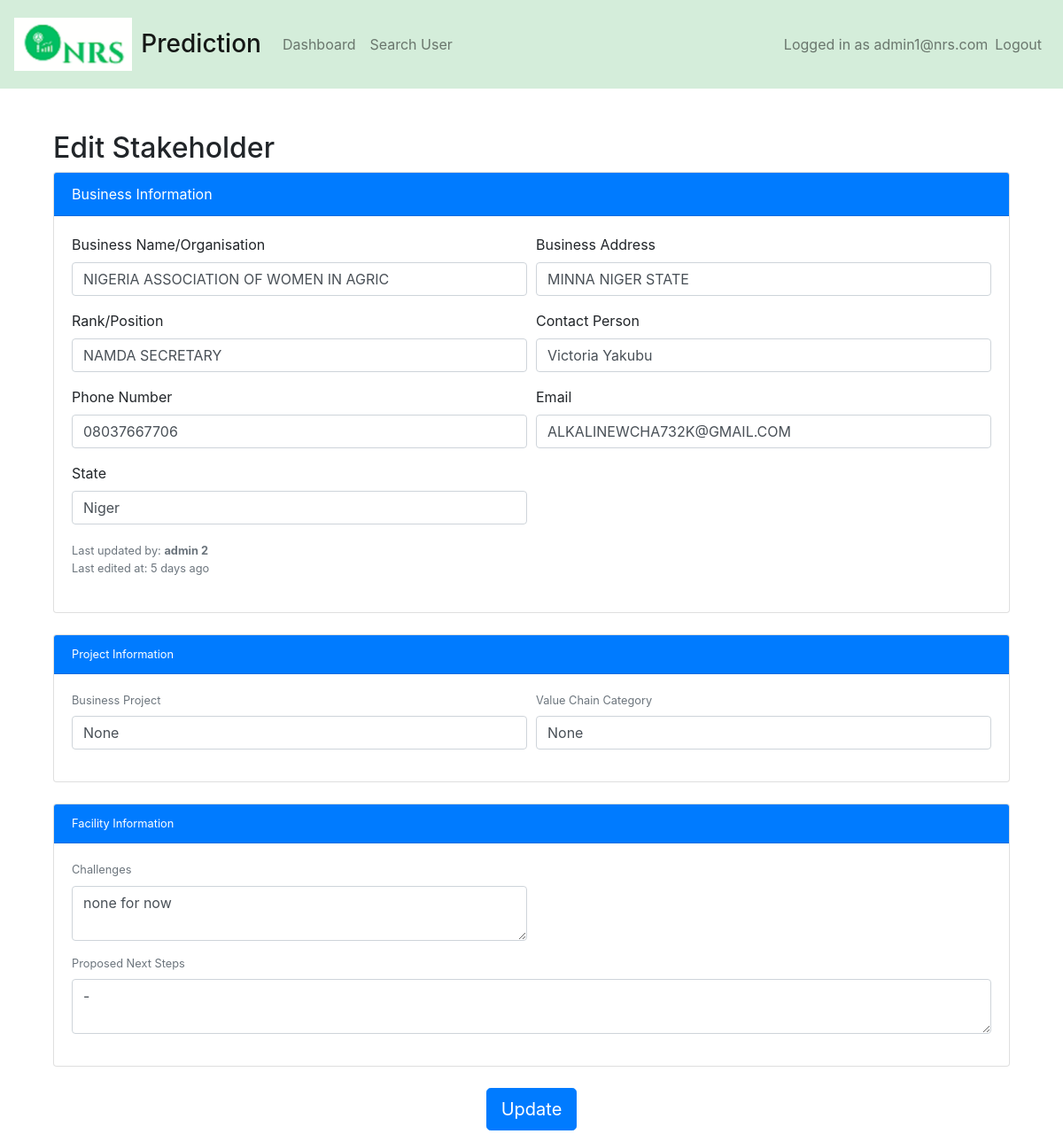
Screenshot of /edit_user/2 (signed in) with the database file from the repository.
### app.py (models this page shows)
class Admin(db.Model):
    id = db.Column(db.Integer, primary_key=True)
    email = db.Column(db.String(100), unique=True, nullable=False)
    admin_name = db.Column(db.String(150), nullable=False)
    admin_address = db.Column(db.String(150), nullable=False)
    phone_number = db.Column(db.String(15), nullable=False)
    password = db.Column(db.String(200), nullable=False)
    is_admin = db.Column(db.Boolean, default=False)

class User(db.Model):
    id = db.Column(db.Integer, primary_key=True)
    business_name = db.Column(db.String(100), nullable=True)
    business_project = db.Column(db.String(100), nullable=True)
    position = db.Column(db.String(100), nullable=True)
    contact_person = db.Column(db.String(100), nullable=False)
    business_address = db.Column(db.String(100), nullable=True)
    phone_number = db.Column(db.String(15), nullable=False)
    email = db.Column(db.String(100), nullable=True)
    state = db.Column(db.String(100), nullable=False)
    value_chain_cat = db.Column(db.String(100), nullable=True)
    proposed_next_steps = db.Column(db.String(100), nullable=True, default="-")
    challenges = db.Column(db.String(100), nullable=True, default="-")
    registered_by_admin_id = db.Column(db.Integer, db.ForeignKey('admin.id'), nullable=True)
    last_edited_by = db.Column(db.Integer, nullable=True)
    registered_by_admin = db.relationship('Admin', backref='registered_users')
    last_edited_at = db.Column(db.DateTime, nullable=False, default=datetime.utcnow)

### app.py (the view, shortened to what this page needs)
@app.route('/edit_user/<int:user_id>', methods=['GET', 'POST'])
@admin_required
def edit_user(user_id):
    form = RegistrationForm()
    user = User.query.get_or_404(user_id)
    admins = Admin.query.all()  # Fetch all admin details
    current_user_id = session['is_admin']  # Get the current user ID
    if not session['is_admin']:
        abort(403)  # Forbidden
    admins = Admin.query.all()
    if user.last_edited_at:
        user_last_edited_at = user.last_edited_at if user.last_edited_at.tzinfo else user.last_edited_at.replace(tzinfo=timezone.utc)
        humanized_last_edited_at = humanize.naturaltime(datetime.now(timezone.utc) - user_last_edited_at)
    else:
        humanized_last_edited_at = 'Never'
    return render_template('edit_user.html', user=user, admins=admins, form=form,current_user_id=current_user_id,humanized_last_edited_at=humanized_last_edited_at)

### app.py (called while the page is built)
@app.before_request
def before_request():
    session.permanent = True
    app.permanent_session_lifetime = timedelta(minutes=20)
    session.modified = True
    session['last_activity'] = time.time()

def admin_required(f):
    @wraps(f)
    def decorated_function(*args, **kwargs):
        if 'user_id' not in session or not session.get('is_admin'):
            flash('You do not have permission to access this page.', 'danger')
            return redirect(url_for('login'))
        return f(*args, **kwargs)
    return decorated_function

### templates/edit_user.html (shortened to what this page needs)
{% extends "base.html" %}
{% block content %}
<div class="container mt-5">
    <h2>Edit Stakeholder</h2>
    <form method="POST">
        <div class="card mb-4">
            <div class="card-header bg-primary text-white">Business Information</div>
            <div class="card-body">
                <div class="form-row">
                    <div class="form-group col-md-6">
                        <label for="business_name">Business Name/Organisation</label>
                        <input type="text" class="form-control" id="business_name" name="business_name" value="{{ user.business_name }}">
                    </div>
                    <div class="form-group col-md-6">
                        <label for="business_address">Business Address</label>
                        <input type="text" class="form-control" id="business_address" name="business_address" value="{{ user.business_address }}">
                    </div>
                    <div class="form-group col-md-6">
                        <label for="position">Rank/Position</label>
                        <input type="text" class="form-control" id="position" name="position" value="{{ user.position }}">
                    </div>
                    <div class="form-group col-md-6">
                        <label for="contact_person">Contact Person</label>
                        <input type="text" class="form-control" id="contact_person" name="contact_person" value="{{ user.contact_person }}">
                    </div>
                    <div class="form-group col-md-6">
                        <label for="phone_number">Phone Number</label>
                        <input type="text" class="form-control" id="phone_number" name="phone_number" value="{{ user.phone_number }}">
                    </div>
                    <div class="form-group col-md-6">
                        <label for="email">Email</label>
                        <input type="email" class="form-control" id="email" name="email" value="{{ user.email }}">
                    </div>
                    <div class="form-group col-md-6">
                        <label for="state">State</label>
                        <input type="text" class="form-control" id="state" name="state" value="{{ user.state }}">
                    </div>
                </div>
             <div class="form-group">
                <small class="form-text text-muted">Last updated by:
               <strong> {% if user.last_edited_by == session['user_id'] %}
                        You
                    {% else %}
                        {% for admin in admins %}
                            {% if admin.id == user.last_edited_by %}
                                {{ admin.admin_name }}
                            {% endif %}
                        {% endfor %}
                    {% endif %}</strong>
                <br>
              Last edited at: {{ humanized_last_edited_at }}
            </div>
            </div>
</div>
        <div class="card mb-4">
            <div class="card-header bg-primary text-white">Project Information</div>
            <div class="card-body">
                <div class="form-row">
                    <div class="form-group col-md-6">
                        <label for="business_project">Business Project</label>
                        <input type="text" class="form-control" id="business_project" name="business_project" value="{{ user.business_project }}">
                    </div>
                    <div class="form-group col-md-6">
                        <label for="value_chain_cat">Value Chain Category</label>
                        <input type="text" class="form-control" id="value_chain_cat" name="value_chain_cat" value="{{ user.value_chain_cat }}">
                    </div>
                </div>
            </div>
        </div>
        <div class="card mb-4">
            <div class="card-header bg-primary text-white">Facility Information</div>
            <div class="card-body">
                <div class="form-row">
                    <div class="form-group col-md-6">
                        <label for="challenges">Challenges</label>
                        <textarea class="form-control" id="challenges" name="challenges">{{ user.challenges }}</textarea>
                    </div>
                </div>
                <div class="form-group">
                    <label for="proposed_next_steps">Proposed Next Steps</label>
                    <textarea class="form-control" id="proposed_next_steps" name="proposed_next_steps">{{ user.proposed_next_steps }}</textarea>
                </div>
            </div>
        </div>
        <div class="text-center">
            <button type="submit" class="btn btn-primary btn-lg">Update</button>
        </div>
    </form>
</div>
{% endblock %}

### templates/base.html (shortened to what this page needs)
<!DOCTYPE html>
<html lang="en">
<head>
    <link href="https://stackpath.bootstrapcdn.com/bootstrap/4.5.2/css/bootstrap.min.css" rel="stylesheet">
</head>
<body>
    <nav class="navbar navbar-expand-lg navbar-light">
        <a class="navbar-brand" href="#">
            <img src="{{ url_for('static', filename='images/logo.png') }}" alt="Logo">
            <h2>Prediction</h2>
        </a>
        <div class="collapse navbar-collapse" id="navbarNav">
            <ul class="navbar-nav mr-auto">
                {% if session['user_id'] %}
                    <li class="nav-item">
                        <a class="nav-link" href="{{ url_for('admin_dashboard') }}">Dashboard</a>
                    </li>
                    <li class="nav-item">
                        <a class="nav-link" href="{{ url_for('search') }}">Search User</a>
                    </li>
                {% endif %}
            </ul>
            {% if session['user_id'] %}
                <ul class="navbar-nav">
                    <li class="nav-item">
                        <span class="navbar-text">
                            Logged in as {{ session['email'] }}{% if session['admin.id'] %} (Admin){% endif %}
                        </span>
                    </li>
                    <li class="nav-item">
                        <a class="nav-link" href="{{ url_for('logout') }}">Logout</a>
                    </li>
                </ul>
            {% endif %}
        </div>
    </nav>
    <div class="container mt-5">
        {% block content %}{% endblock %}
    </div>
</body>
</html>

### templates/base.html (style rules this page uses)
.navbar { height: 100px; background-color: #d4edda; }
.navbar-brand { display: flex; align-items: center; }
.navbar-brand img { max-height: 60px; margin-right: 10px; }
.navbar-brand h2 { display: inline-block; font-size: 1.75rem; margin: 0; }
.navbar-nav .nav-link { font-size: 1rem; padding-left: 20px; padding-right: 20px; color: black; }

### rows the page displays
Admin: email "admin1@nrs.com"
User: business_name "NIGERIA ASSOCIATION OF WOMEN IN AGRIC", business_address "MINNA NIGER STATE", position "NAMDA SECRETARY", contact_person "Victoria Yakubu", phone_number "08037667706", email "ALKALINEWCHA732K@GMAIL.COM", state "Niger", business_project "None", value_chain_cat "None", challenges "none for now", proposed_next_steps "-"
Admin: admin_name "admin 2"

### other values shown
{{ humanized_last_edited_at }} "5 days ago"
